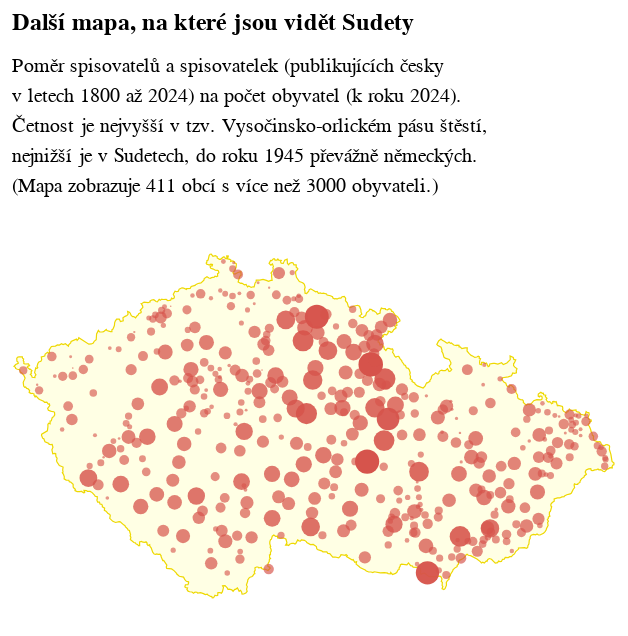

The code cell stored with this chart in its notebook:
### Code cell
lim = 3000
pocet_obci = len(final.filter(pl.col("obyvatel") >= lim))

vsemapka = alt.Chart(
    alt.Data(values=json.loads(czech_geojson_json)['features']),
    width=300,
    height=200,
    title=alt.Title(["Další mapa, na které jsou vidět Sudety"], 
                    subtitle=[f"Poměr spisovatelů a spisovatelek (publikujících česky","v letech 1800 až 2024) na počet obyvatel (k roku 2024).","Četnost je nejvyšší v tzv. Vysočinsko-orlickém pásu štěstí,","nejnižší je v Sudetech, do roku 1945 převážně německých.",f"(Mapa zobrazuje {pocet_obci} obcí s více než {lim} obyvateli.)"])
).mark_geoshape(
    filled=True,
    fill='#FFFFE4', #''#FFFFE4',  # Choose your desired fill color
    stroke='#EED801', #'#DB842F',
    strokeWidth=0.6
)

vseobce1 = alt.Chart(
    final.filter(pl.col('obyvatel') >= lim).to_pandas()
).mark_circle(
    color='#D6534B',  # red color
    opacity=1
).encode(
    longitude='longitude:Q',
    latitude='latitude:Q',
    size=alt.Size('rodaku/obyvatel:Q', scale=alt.Scale(range=[0.05, 150]), legend=None),
    opacity=alt.Opacity('rodaku/obyvatel:Q', scale=alt.Scale(range=[0.6, 1]), legend=None),
)

hustota_do_grafu = (vsemapka + vseobce1)

hustota_do_grafu

### Figure 1 — Vega-Lite specification as saved in the notebook (floating-point values rounded to 4 significant figures; data arrays with more than 128 entries replaced by an {"elided": "..."} marker saying what was removed)
{"config": {"title": {"font": "Noticia Text", "fontSize": 12, "anchor": "start", "lineHeight": 19, "fontWeight": "bolder", "subtitleFont": "Noticia Text", "subtitleFontSize": 10, "subtitleLineHeight": 15, "subtitlePadding": 10, "dy": -10}, "axis": {"labelFont": "Asap", "titleFont": "Asap", "fontWeight": "lighter", "titleFontWeight": "lighter", "labelFontSize": 9, "titleFontSize": 9, "labelPadding": 2, "titlePadding": 9, "domainOpacity": 0, "tickColor": "#DCDDD6"}, "legend": {"labelFont": "Asap", "labelFontWeight": "normal", "titleFont": "Asap", "titleFontWeight": "normal", "labelFontSize": 9, "titleFontSize": 9}}, "layer": [{"data": {"values": [{"id": "0", "type": "Feature", "properties": {}, "geometry": {"type": "Polygon", "coordinates": {"elided": "1x1056x2 float values"}}, "bbox": [12.09, 48.55, 18.86, 51.06]}]}, "mark": {"type": "geoshape", "fill": "#FFFFE4", "filled": true, "stroke": "#EED801", "strokeWidth": 0.6}, "title": {"text": ["Další mapa, na které jsou vidět Sudety"], "subtitle": ["Poměr spisovatelů a spisovatelek (publikujících česky", "v letech 1800 až 2024) na počet obyvatel (k roku 2024).", "Četnost je nejvyšší v tzv. Vysočinsko-orlickém pásu štěstí,", "nejnižší je v Sudetech, do roku 1945 převážně německých.", "(Mapa zobrazuje 411 obcí s více než 3000 obyvateli.)"]}}, {"data": {"name": "data-af4c2ba497d9823c1e7585ffec6a5ecf"}, "mark": {"type": "circle", "color": "#D6534B", "opacity": 1}, "encoding": {"latitude": {"field": "latitude", "type": "quantitative"}, "longitude": {"field": "longitude", "type": "quantitative"}, "opacity": {"field": "rodaku/obyvatel", "legend": null, "scale": {"range": [0.6, 1]}, "type": "quantitative"}, "size": {"field": "rodaku/obyvatel", "legend": null, "scale": {"range": [0.05, 150]}, "type": "quantitative"}}}], "height": 200, "width": 300, "$schema": "https://vega.github.io/schema/vega-lite/v5.8.0.json", "datasets": {"data-af4c2ba497d9823c1e7585ffec6a5ecf": {"elided": "411 records"}}}
